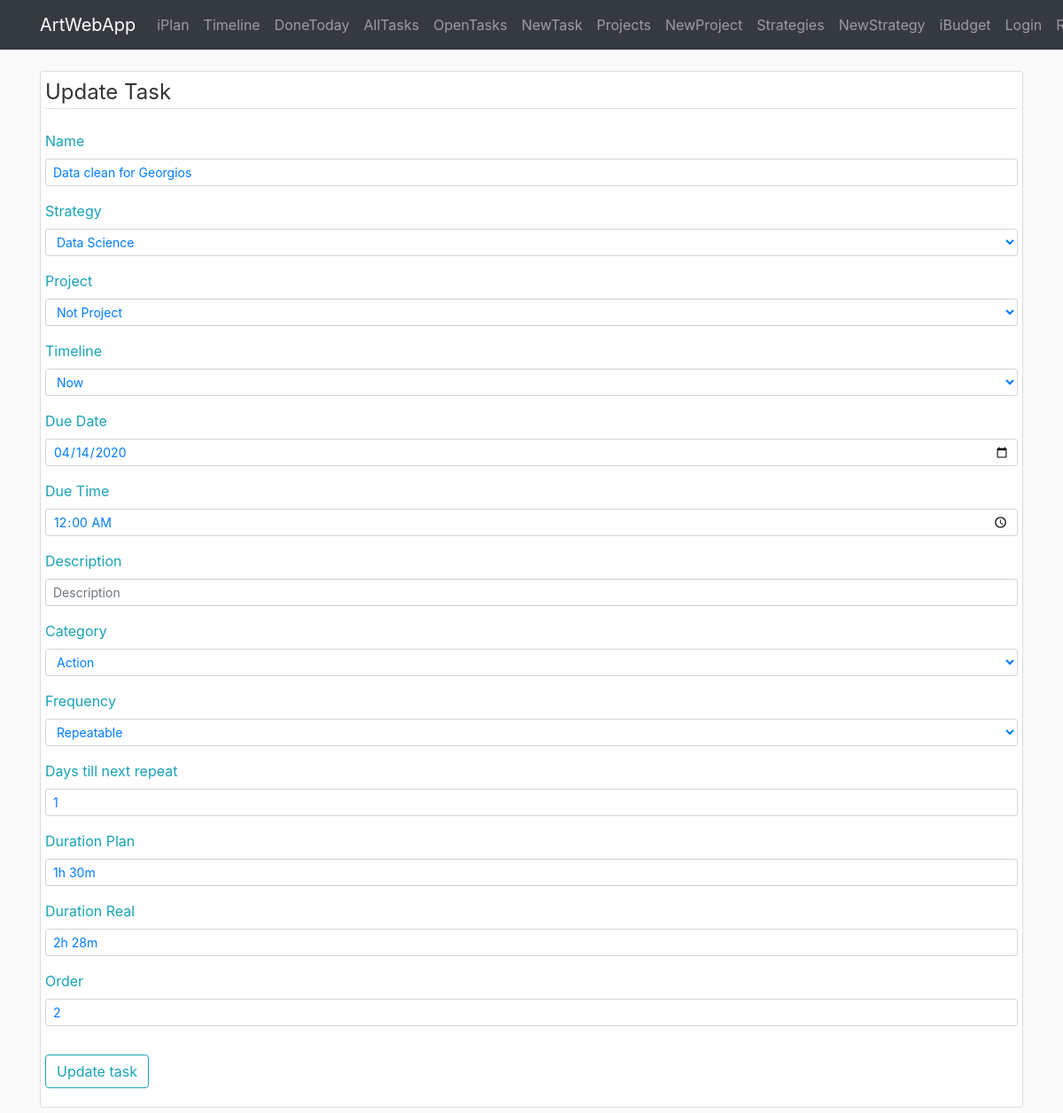
The app's page /iplan/task/update/1, older data.
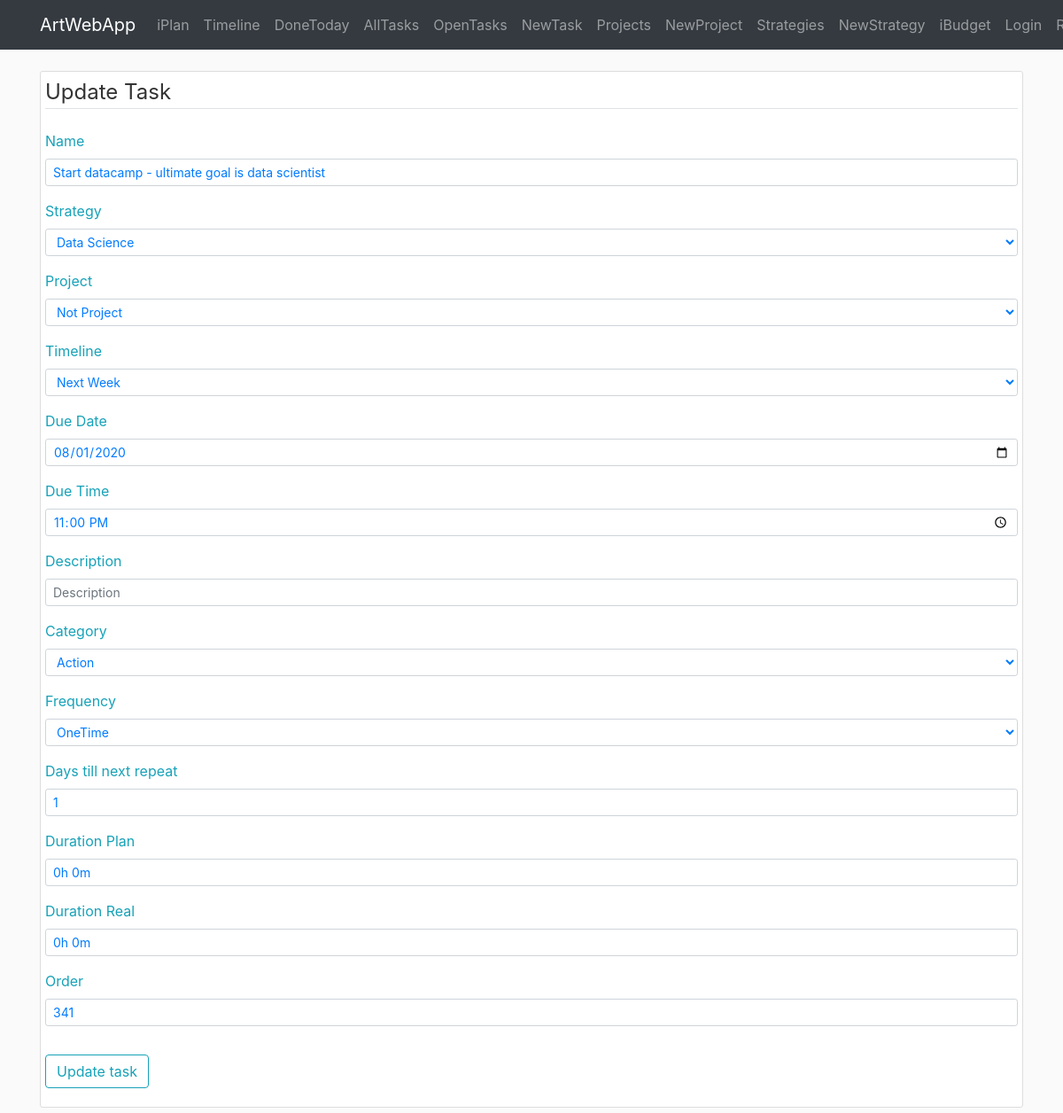
The same page, newer data.
### awa/iplan/models.py (models this page shows, shortened)
class Task(db.Model):
    id = db.Column(db.Integer, primary_key=True, autoincrement=True)
    name = db.Column(db.String(140), nullable=False)
    desc = db.Column(db.Text)
    category = db.Column(db.String(20))
    frequency = db.Column(db.String(10))
    frequency_days = db.Column(db.Integer)
    time_creation = db.Column(db.DateTime, default=datetime.now)
    time_completion = db.Column(db.DateTime)
    time_due = db.Column(db.DateTime)
    time_line = db.Column(db.String(20))
    duration_plan = db.Column(db.Interval, nullable=False, default=timedelta(0))
    duration_real = db.Column(db.Interval, nullable=False, default=timedelta(0))
    timer_start = db.Column(db.DateTime)
    order = db.Column(db.Integer)
    show_menu = db.Column(db.Boolean, default=True, nullable=False)
    id_strategy = db.Column(db.Integer, db.ForeignKey('strategy.id'), nullable=False)
    id_project = db.Column(db.Integer, db.ForeignKey('project.id'))

### awa/iplan/routes.py (the view)
@iplan.route('/iplan/task/update/<id_task>', methods=['GET', 'POST'])
def task_update(id_task):
    form_task = TaskForm()
    form_task.id_strategy.choices = [(item.id, item.name) for item in Strategy.query.all()]
    form_task.id_project.choices = [(item.id, item.name) for item in Project.query.order_by(Project.order).all()]
    form_task.category.choices = TASK_CATEGORY_CHOICES
    form_task.frequency.choices = TASK_FREQUENCY_CHOICES
    form_task.time_line.choices = TimeLine.selectfield_choices()
    task = Task.query.get_or_404(id_task)
    if form_task.validate_on_submit():
        task.name = form_task.name.data
        task.id_strategy = form_task.id_strategy.data
        task.id_project = form_task.id_project.data
        task.desc = form_task.desc.data
        task.category = dict(TASK_CATEGORY_CHOICES).get(form_task.category.data)
        task.frequency = dict(TASK_FREQUENCY_CHOICES).get(form_task.frequency.data)
        task.frequency_days = form_task.frequency_days.data
        task.duration_plan = duration_from_string(form_task.duration_plan.data)
        task.duration_real = duration_from_string(form_task.duration_real.data)
        task.time_line = form_task.time_line.data
        task.time_due = datetime(year=form_task.time_due_date.data.year, month=form_task.time_due_date.data.month, day=form_task.time_due_date.data.day) + timedelta(hours=form_task.time_due_time.data.hour, minutes=form_task.time_due_time.data.minute)
        task.order = form_task.order.data
        db.session.commit()
        return redirect(url_for('iplan.timeline'))
    elif request.method == 'GET':
        form_task.name.data = task.name
        form_task.id_strategy.data = task.id_strategy
        form_task.id_project.data = task.id_project
        form_task.desc.data = task.desc
        form_task.category.data = reverse_dict(TASK_CATEGORY_CHOICES).get(task.category, 1)
        form_task.frequency.data = reverse_dict(TASK_FREQUENCY_CHOICES).get(task.frequency, 1)
        form_task.frequency_days.data = task.frequency_days
        form_task.duration_plan.data = string_from_duration(task.duration_plan)
        form_task.duration_real.data = string_from_duration(task.duration_real)
        form_task.order.data = task.order
        form_task.time_line.data = task.time_line
        form_task.time_due_date.data = task.time_due
        form_task.time_due_time.data = task.time_due
        form_task.submit.label.text = 'Update task'
    return render_template('iplan/task_edit.html', form_task=form_task, legend='Update Task')

### awa/templates/iplan/task_edit.html (shortened to what this page needs)
{% extends "layout.html" %}
{% block content %}
<div class="container">
     <div class="content-section">
         <form method="POST" action="">
            <fieldset class="form-group">
                <legend class="border-bottom  mb-4">{{legend}}</legend>
                <div class="form-group">
                    {{ form_task.name.label(class="form-control-label text-info text-info") }}
                    {% if form_task.name.errors %}
                        {{ form_task.name(class="form-control form-control-sm is-invalid") }}
                        <div class="invalid-feedback">
                            {% for error in form_task.name.errors %}
                                <span>{{ error }}</span>
                            {% endfor %}
                        </div>
                    {% else %}
                        {{ form_task.name(class="form-control form-control-sm text-primary", placeholder='Task') }}
                    {% endif %}
                </div>
                <div class="form-group">
                    {{ form_task.id_strategy.label(class="form-control-label text-info text-info") }}
                    {% if form_task.id_strategy.errors %}
                        {{ form_task.id_strategy(class="form-control form-control-sm is-invalid") }}
                        <div class="invalid-feedback">
                            {% for error in form_task.id_strategy.errors %}
                                <span>{{ error }}</span>
                            {% endfor %}
                        </div>
                    {% else %}
                        {{ form_task.id_strategy(class="form-control form-control-sm text-primary", placeholder='Strategy') }}
                    {% endif %}
                </div>
                <div class="form-group">
                    {{ form_task.id_project.label(class="form-control-label text-info text-info") }}
                    {% if form_task.id_project.errors %}
                        {{ form_task.id_project(class="form-control form-control-sm is-invalid") }}
                        <div class="invalid-feedback">
                            {% for error in form_task.id_project.errors %}
                                <span>{{ error }}</span>
                            {% endfor %}
                        </div>
                    {% else %}
                        {{ form_task.id_project(class="form-control form-control-sm text-primary", placeholder='Project') }}
                    {% endif %}
                </div>
                <div class="form-group">
                    {{ form_task.time_line.label(class="form-control-label text-info text-info") }}
                    {% if form_task.time_line.errors %}
                        {{ form_task.time_line(class="form-control form-control-sm is-invalid") }}
                        <div class="invalid-feedback">
                            {% for error in form_task.time_line.errors %}
                                <span>{{ error }}</span>
                            {% endfor %}
                        </div>
                    {% else %}
                        {{ form_task.time_line(class="form-control form-control-sm text-primary", placeholder='Task') }}
                    {% endif %}
                </div>
                <div class="form-group">
                    {{ form_task.time_due_date.label(class="form-control-label text-info text-info") }}
                    {% if form_task.time_due_date.errors %}
                        {{ form_task.time_due_date(class="form-control form-control-sm is-invalid") }}
                        <div class="invalid-feedback">
                            {% for error in form_task.time_due_date.errors %}
                                <span>{{ error }}</span>
                            {% endfor %}
                        </div>
                    {% else %}
                        {{ form_task.time_due_date(class="form-control form-control-sm text-primary") }}
                    {% endif %}
                </div>
                <div class="form-group">
                    {{ form_task.time_due_time.label(class="form-control-label text-info text-info") }}
                    {% if form_task.time_due_time.errors %}
                        {{ form_task.time_due_time(class="form-control form-control-sm is-invalid") }}
                        <div class="invalid-feedback">
                            {% for error in form_task.time_due_time.errors %}
                                <span>{{ error }}</span>
                            {% endfor %}
                        </div>
                    {% else %}
                        {{ form_task.time_due_time(class="form-control form-control-sm text-primary") }}
                    {% endif %}
                </div>
                <div class="form-group">
                    {{ form_task.desc.label(class="form-control-label text-info") }}
                    {% if form_task.desc.errors %}
                        {{ form_task.desc(class="form-control form-control-sm is-invalid") }}
                        <div class="invalid-feedback">
                            {% for error in form_task.desc.errors %}
                                <span>{{ error }}</span>
                            {% endfor %}
                        </div>
                    {% else %}
                        {{ form_task.desc(class="form-control form-control-sm text-primary", placeholder='Description') }}
                    {% endif %}
                </div>
                <div class="form-group">
                    {{ form_task.category.label(class="form-control-label text-info") }}
                    {% if form_task.category.errors %}
                        {{ form_task.category(class="form-control form-control-sm is-invalid") }}
                        <div class="invalid-feedback">
                            {% for error in form_task.category.errors %}
                                <span>{{ error }}</span>
                            {% endfor %}
                        </div>
                    {% else %}
                        {{ form_task.category(class="form-control form-control-sm text-primary", placeholder='Description') }}
                    {% endif %}
                </div>
                <div class="form-group">
                    {{ form_task.frequency.label(class="form-control-label text-info") }}
                    {% if form_task.frequency.errors %}
                        {{ form_task.frequency(class="form-control form-control-sm is-invalid") }}
                        <div class="invalid-feedback">
                            {% for error in form_task.frequency.errors %}
                                <span>{{ error }}</span>
                            {% endfor %}
                        </div>
                    {% else %}
                        {{ form_task.frequency(class="form-control form-control-sm text-primary", placeholder='Description') }}
                    {% endif %}
                </div>
                <div class="form-group">
                    {{ form_task.frequency_days.label(class="form-control-label text-info") }}
                    {% if form_task.frequency_days.errors %}
                        {{ form_task.frequency_days(class="form-control form-control-sm is-invalid") }}
                        <div class="invalid-feedback">
                            {% for error in form_task.frequency_days.errors %}
                                <span>{{ error }}</span>
                            {% endfor %}
                        </div>
                    {% else %}
                        {{ form_task.frequency_days(class="form-control form-control-sm text-primary", placeholder=1) }}
                    {% endif %}
                </div>
                <div class="form-group">
                    {{ form_task.duration_plan.label(class="form-control-label text-info") }}
                    {% if form_task.duration_plan.errors %}
                        {{ form_task.duration_plan(class="form-control form-control-sm is-invalid") }}
                        <div class="invalid-feedback">
                            {% for error in form_task.duration_plan.errors %}
                                <span>{{ error }}</span>
                            {% endfor %}
                        </div>
                    {% else %}
                        {{ form_task.duration_plan(class="form-control form-control-sm text-primary", placeholder='0h 0m')}}
                    {% endif %}
                </div>
                <div class="form-group">
                    {{ form_task.duration_real.label(class="form-control-label text-info") }}
                    {% if form_task.duration_real.errors %}
                        {{ form_task.duration_real(class="form-control form-control-sm is-invalid") }}
                        <div class="invalid-feedback">
                            {% for error in form_task.duration_real.errors %}
                                <span>{{ error }}</span>
                            {% endfor %}
                        </div>
                    {% else %}
                        {{ form_task.duration_real(class="form-control form-control-sm text-primary", placeholder='0h 0m')}}
                    {% endif %}
                </div>
                <div class="form-group">
                    {{ form_task.order.label(class="form-control-label text-info") }}
                    {% if form_task.order.errors %}
                        {{ form_task.order(class="form-control form-control-sm is-invalid") }}
                        <div class="invalid-feedback">
                            {% for error in form_task.order.errors %}
                                <span>{{ error }}</span>
                            {% endfor %}
                        </div>
                    {% else %}
                        {{ form_task.order(class="form-control form-control-sm text-primary", placeholder='0')}}
                    {% endif %}
                </div>
            </fieldset>
            <div class="form-group">
                {{ form_task.submit(class="btn btn-outline-info") }}
            </div>
        </form>
    </div>
{% endblock content %}

### awa/templates/layout.html (shortened to what this page needs)
<!DOCTYPE html>
<html lang="en">
<head>
    <link rel="stylesheet" href="https://stackpath.bootstrapcdn.com/bootstrap/4.4.1/css/bootstrap.min.css">
    <link rel="stylesheet" type="text/css" href="{{ url_for('static', filename='main.css') }}">
</head>
<body>
    <header>
        <nav class="navbar navbar-expand-md navbar-dark bg-dark fixed-top">
            <div class="container">
                <a class="navbar-brand" href="{{ url_for('main.home') }}">ArtWebApp</a>
                <div class="collapse navbar-collapse" id="navbarSupportedContent">
                    <div class="navbar-nav mr-auto">
                        <a class="nav-item nav-link" href="{{ url_for('iplan.home') }}">iPlan</a>
                        <a class="nav-item nav-link" href="{{ url_for('iplan.timeline') }}">Timeline</a>
                        <a class="nav-item nav-link" href="{{ url_for('iplan.task_donetoday') }}">DoneToday</a>
                        <a class="nav-item nav-link" href="{{ url_for('iplan.task') }}">AllTasks</a>
                        <a class="nav-item nav-link" href="{{ url_for('iplan.task_open') }}">OpenTasks</a>
                        <a class="nav-item nav-link" href="{{ url_for('iplan.task_create', timeline_category='This Week') }}">NewTask</a>
                        <a class="nav-item nav-link" href="{{ url_for('iplan.project') }}">Projects</a>
                        <a class="nav-item nav-link" href="{{ url_for('iplan.project_create') }}">NewProject</a>
                        <a class="nav-item nav-link" href="{{ url_for('iplan.strategy') }}">Strategies</a>
                        <a class="nav-item nav-link" href="{{ url_for('iplan.strategy_create') }}">NewStrategy</a>
                    </div>
                    <div class="navbar-nav">
                        <a class="nav-item nav-link" href="{{ url_for('ibudget.home')}}">iBudget</a>
                        <a class="nav-item nav-link" href="#">Login</a>
                        <a class="nav-item nav-link" href="#">Register</a>
                    </div>
                </div>
            </div>
        </nav>
    </header>
    <main role="main">
            {% block content %}{% endblock %}
    </main>
</body>
</html>

Row changes from the older to the newer data that the page shows:
changed Task "Data Science": name "Data clean for Georgios" → "Start datacamp - ultimate goal is data scientist"; time_line "Now" → "Next Week"; frequency "Repeatable" → "OneTime"; duration_plan "1h 30m" → "0h 0m"; duration_real "2h 28m" → "0h 0m"; order "2" → "341"
Text that changed along with them:
form field time_due_date: "04/14/2020" → "08/01/2020"
form field time_due_time: "00:00" → "23:00"
